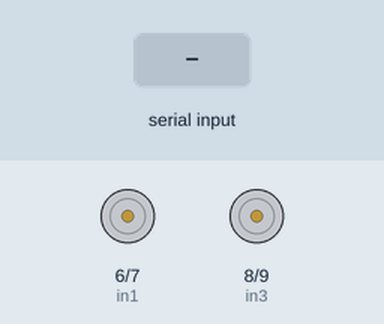
The sketch below on a simulated Arduino Uno, built with avr-gcc and run on an emulated ATmega328P. Parts: motor-driver pin pairs drawn as motors (green arrow = first pin HIGH = forward, orange = second pin HIGH = backward, longer = more drive, scaled by the enable pin). The inputs (shaded band) are chosen by the test bench.

Above: at 1.2 s.
1.3 s: "F" received over the second serial link
At 2.5 s:
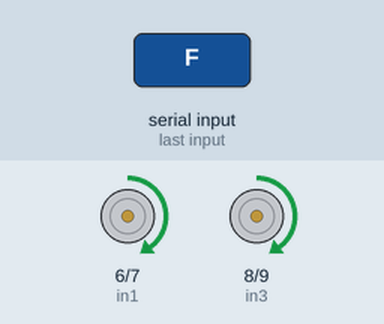
2.8 s: "B" received over the second serial link
At 3.9 s:
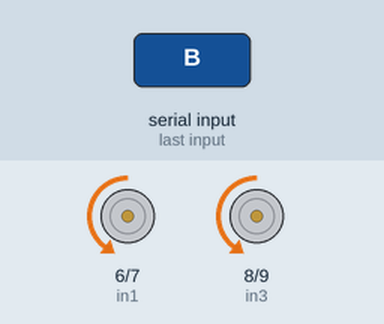
4.3 s: "R" received over the second serial link
At 5.1 s:
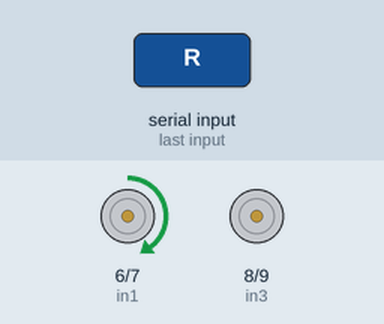
5.8 s: "L" received over the second serial link
At 6.2 s:
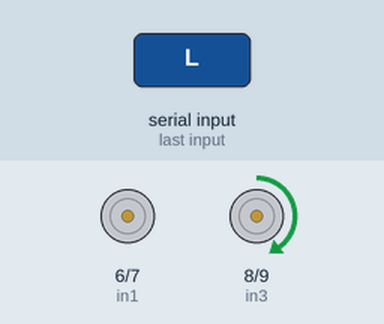
Timing chart, 0 to 8.3 s (numbered marks = the images above; inputs shaded):
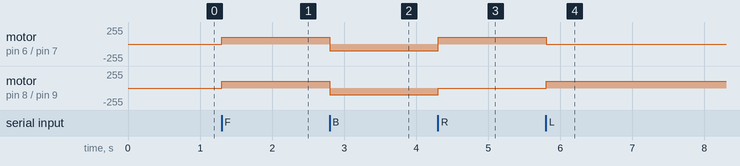

Measured:
- after the input at 1.3 s, motor on pin 6 (in1) / pin 7 (in2), motor on pin 8 (in3) / pin 9 (in4): stopped → forward 100/255 at once
- after the input at 2.8 s, motor on pin 6 (in1) / pin 7 (in2), motor on pin 8 (in3) / pin 9 (in4): forward 100/255 → backward 100/255 at once
- after the input at 4.3 s, motor on pin 6 (in1) / pin 7 (in2): backward 100/255 → forward 100/255 at once; motor on pin 8 (in3) / pin 9 (in4): backward 100/255 → stopped at once
- after the input at 5.8 s, motor on pin 6 (in1) / pin 7 (in2): forward 100/255 → stopped at once; motor on pin 8 (in3) / pin 9 (in4): stopped → forward 100/255 at once

The sketch:

Car_RC_Ble.ino
```cpp
// Import library yang dibutuhkan
#include <SoftwareSerial.h>
SoftwareSerial HC05(0, 1); // (TX, RX)

// Menyimpan pin ke dalam variable
const int ena = 5;
const int in1 = 6;
const int in2 = 7;
const int in3 = 8;
const int in4 = 9; // motor B (kanan)
const int enb = 10; // motor B (kanan)

void setup() {
  // Memulai Bluetooth HC05 & Serial
  HC05.begin(9600);
  Serial.begin(9600);
  // Inisialisasi pin
  pinMode(ena,OUTPUT);
  pinMode(in1,OUTPUT);
  pinMode(in2,OUTPUT);
  pinMode(in3,OUTPUT);
  pinMode(in4,OUTPUT);
  pinMode(enb,OUTPUT);
}

void loop() {
  if(HC05.available() > 0) {
    // Menyimpan data dari bluetooth
    char receive = HC05.read();
    // Jika data yang dikiri "S" maka Berhenti (Stop)
    if(receive == 'S') {
      motorRight(0, 0, 0);
      motorLeft(0, 0, 0);
    }
    // Jika data yang dikiri "F" maka Maju (Forward)
    if(receive=='F') {
      motorRight(1, 0, 100);
      motorLeft(1, 0, 100);
    }
    // Jika data yang dikiri "B" maka Mundur (Backward)
    if(receive=='B') {
      motorRight(0, 1, 100);
      motorLeft(0, 1, 100);
    }
    // Jika data yang dikiri "R" maka Belok Kanan (Right)
    if(receive=='R') {
      motorRight(1, 0, 100);
      motorLeft(0, 0, 100);
    }
    // Jika data yang dikiri "L" maka Belok Kiri (Left)
    if(receive=='L') {
      motorRight(0, 0, 100);
      motorLeft(1, 0, 100);
    }
  }
  delay(25);
}

// Function untuk menggerakan motor kanan
int motorRight(int forward, int backward, int speed) {
  digitalWrite(in1, forward);
  digitalWrite(in2, backward);
  analogWrite(ena, speed);
}

// Function untuk menggerakan motor kiri
int motorLeft(int forward, int backward, int speed) {
  digitalWrite(in3, forward);
  digitalWrite(in4, backward);
  analogWrite(enb, speed);
}
```
